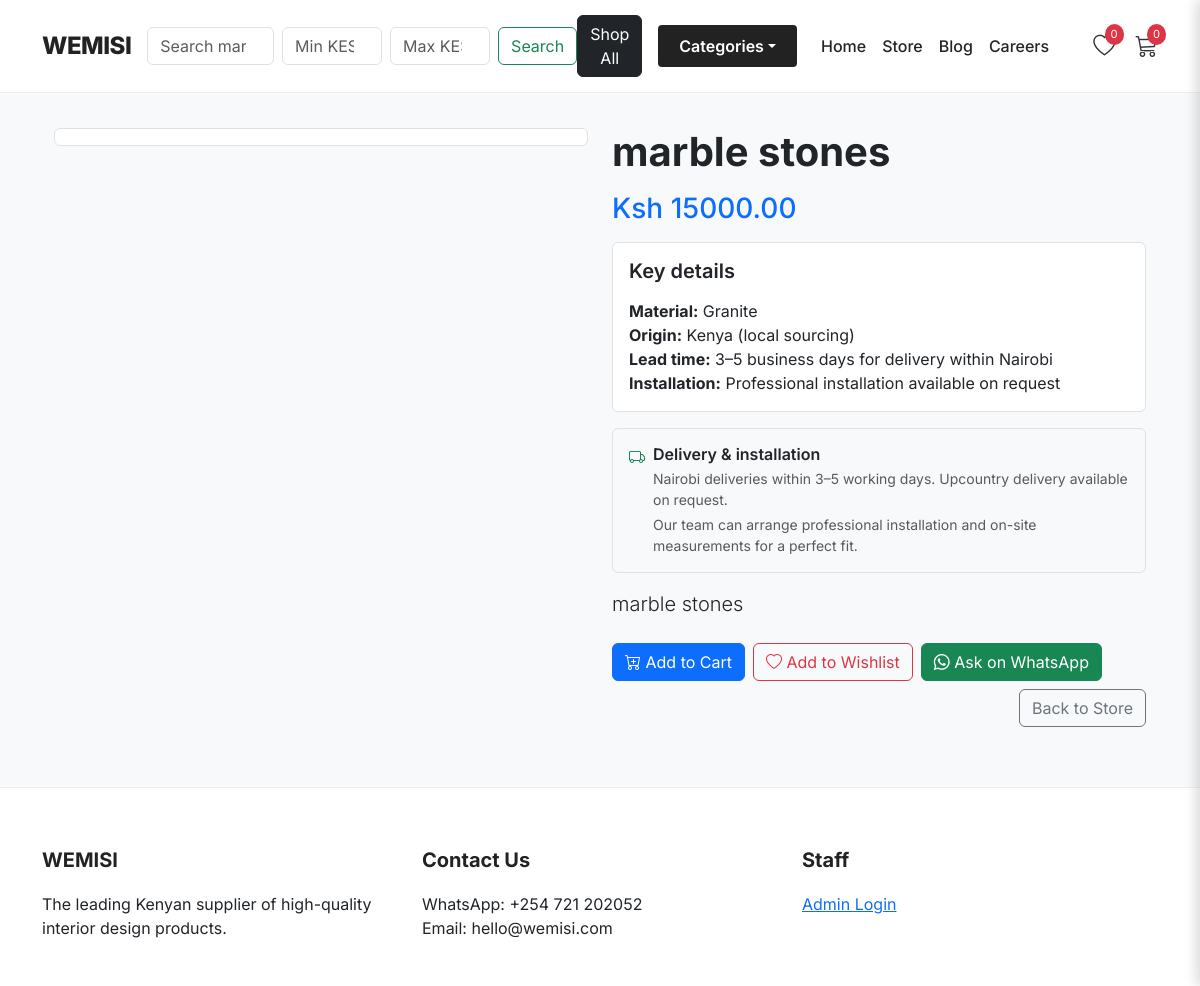
Page /product/3/ on the committed database.
### store/models.py (models this page shows, shortened)
class Product(models.Model):
    category = models.ForeignKey(Category, related_name='products', on_delete=models.CASCADE)
    name = models.CharField(max_length=200)
    description = models.TextField()
    price = models.DecimalField(max_digits=10, decimal_places=2)
    dimensions = models.CharField(max_length=100, blank=True, help_text="e.g. 10x10ft")
    image = models.ImageField(upload_to='products/')
    is_featured = models.BooleanField(default=False) # If true, shows on Homepage
    available = models.BooleanField(default=True)

class Category(models.Model):
    name = models.CharField(max_length=200)
    slug = models.SlugField(unique=True) # This makes the URL look nice (e.g., /granite/)
    class Meta:
        verbose_name_plural = "Categories"

### store/views.py (the view)
# urls.py: path('product/<int:id>/', views.product_detail, name='product_detail'),
def product_detail(request, id):
    product = get_object_or_404(Product, id=id)
    images = ProductImage.objects.filter(product=product)
    similar_products = (
        Product.objects.filter(available=True, category=product.category)
        .exclude(id=product.id)[:4]
    )
    frequently_bought_together = (
        Product.objects.filter(available=True, category=product.category)
        .exclude(id__in=[product.id])[:3]
    )
    phone_number = "+254721202052"
    message = (
        f"Hello! I'm interested in this product:\n\n"
        f"- {product.name} (Category: {product.category.name})\n"
        f"Price: Ksh {product.price}\n"
        f"Dimensions: {product.dimensions or 'N/A'}\n\n"
        f"Product page: {request.build_absolute_uri()}\n\n"
        f"Please provide me with more information. Thank you."
    )
    whatsapp_url = f"https://wa.me/{phone_number}?text={urllib.parse.quote(message)}"
    context = {
        "product": product,
        "images": images,
        "similar_products": similar_products,
        "frequently_bought_together": frequently_bought_together,
        "whatsapp_url": whatsapp_url,
    }
    return render(request, "store/product_detail.html", context)

### store/context_processors.py (called while the page is built)
def cart_and_wishlist_count(request):
    cart = request.session.get("cart", {})
    wishlist = request.session.get("wishlist", [])
    return {
        "menu_categories": Category.objects.all(),
        "cart_count": sum(cart.values()),
        "wishlist_count": len(wishlist),
    }

### mbele/templates/store/product_detail.html (shortened to what this page needs)
{% extends 'store/base.html' %}
{% block content %}
<div class="container">
    <div class="row mt-5">
        <div class="col-md-6 mb-4">
            <div class="border rounded p-2 mb-3 bg-white">
            </div>
        </div>
        <div class="col-md-6">
            <h1 class="fw-bold">{{ product.name }}</h1>
            <h3 class="text-primary my-3">Ksh {{ product.price }}</h3>
            <div class="border rounded p-3 mb-3 bg-white">
                <h5 class="fw-semibold mb-3">Key details</h5>
                <ul class="list-unstyled mb-0">
                    <li><strong>Material:</strong> {{ product.category.name }}</li>
                    <li><strong>Origin:</strong> Kenya (local sourcing)</li>
                    <li><strong>Lead time:</strong> 3–5 business days for delivery within Nairobi</li>
                    <li><strong>Installation:</strong> Professional installation available on request</li>
                </ul>
            </div>
            <div class="border rounded p-3 mb-3 bg-light">
                <div class="d-flex align-items-start">
                    <i class="bi bi-truck me-2 text-success"></i>
                    <div>
                        <h6 class="fw-semibold mb-1">Delivery & installation</h6>
                        <p class="mb-1 small text-muted">Nairobi deliveries within 3–5 working days. Upcountry delivery available on request.</p>
                        <p class="mb-0 small text-muted">Our team can arrange professional installation and on-site measurements for a perfect fit.</p>
                    </div>
                </div>
            </div>
            <p class="lead">{{ product.description }}</p>
            <div class="d-flex flex-wrap gap-2 mt-4">
                <button id="add-to-cart-btn" class="btn btn-primary"
                        data-product-id="{{ product.id }}"
                        data-url="{% url 'add_to_cart' product.id %}">
                    <i class="bi bi-cart-plus"></i>
                    <span id="add-to-cart-text"> Add to Cart</span>
                </button>
                <button id="toggle-wishlist-btn"
                        class="btn btn-outline-danger"
                        data-product-id="{{ product.id }}"
                        data-url="{% url 'toggle_wishlist' product.id %}">
                    <i class="bi bi-heart"></i>
                    <span id="wishlist-btn-text"> Add to Wishlist</span>
                </button>
                <a href="{{ whatsapp_url }}" class="btn btn-success" target="_blank" rel="noopener">
                    <i class="bi bi-whatsapp"></i> Ask on WhatsApp
                </a>
                <a href="{% url 'store' %}" class="btn btn-outline-secondary ms-auto">
                    Back to Store
                </a>
            </div>
        </div>
    </div>
</div>
{% endblock %}

### mbele/templates/store/base.html (style rules this page uses)
body { font-family: 'Inter', sans-serif; background-color: #f8f9fa; }

### rows in the picture
Product: name "marble stones", price "15000.00", category.name "Granite", description "marble stones"

### other values in the picture
{{ wishlist_count|default:"0" }} "0"
{{ cart_count|default:"0" }} "0"
